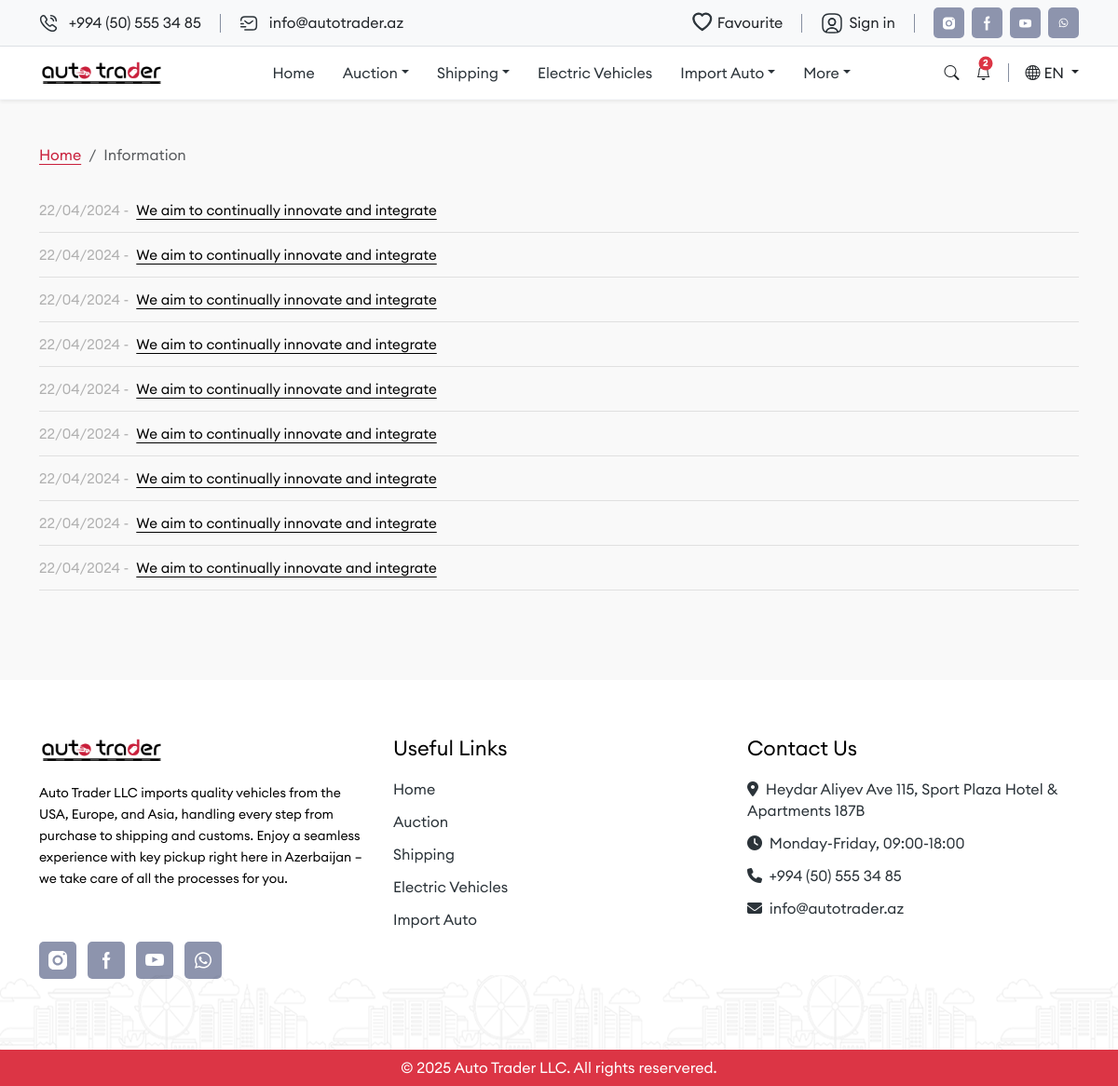
The app's page /information, older data.
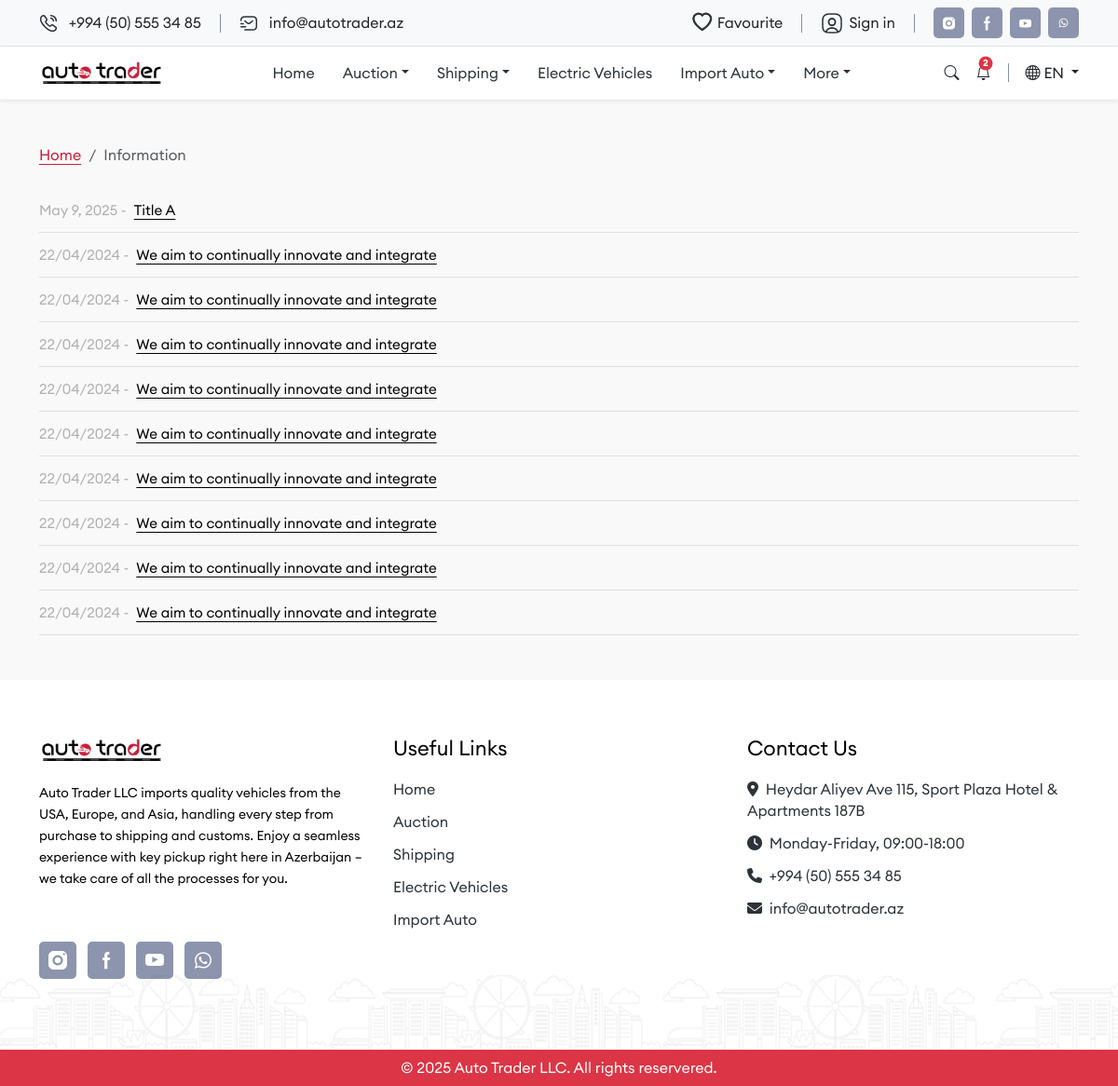
The same page, newer data.
### general/models.py (models this page shows, shortened)
class Information(models.Model):
    title = models.CharField(max_length=255)
    content = models.TextField()
    created_at = models.DateTimeField(auto_now_add=True)
    updated_at = models.DateTimeField(auto_now=True)

### autotrader/views.py (the view)
# urls.py: path('information', views.information, name='information'),
def information(request):
    information = Information.objects.all().order_by("-created_at")
    information_serializer = InformationSerializer(information, many=True)
    return render(request, 'information.html', {"information_data": information_serializer.data})

### autotrader/context_processors.py (called while the page is built)
def menu_items(request):
    return {
        'countries': Country.objects.all()
    }

### general/models.py (called while the page is built)
    def get_updated_at(self, obj):
        return date_format(obj.updated_at, 'F j, Y')  # e.g., "May 13, 2025"

### templates/information.html (shortened to what this page needs)
{% extends "base.html" %}
{% load i18n %}
{% load static %}
{% block content %}
<section>
    <div class="container pt-5">
        <nav aria-label="breadcrumb">
            <ol class="breadcrumb">
                <li class="breadcrumb-item"><a href="/">Home</a></li>
                <li class="breadcrumb-item active" aria-current="page">Information</li>
            </ol>
        </nav>
    </div>
</section>
<section>
    <div class="container mt-4" style="min-height: 60vh;">
      <div class="row mt-3">
        <div class="col-12">
          {% for inf in information_data %}
          <div class="timeline-item d-flex align-items-center">
            <span class="timeline-date me-2"> {{inf.updated_at}} -</span>
            <span class="timeline-text"> {{ inf.title}}</span>
          </div>
          {% endfor %}
          <div class="timeline-item d-flex align-items-center">
            <span class="timeline-date me-2">22/04/2024 -</span>
            <span class="timeline-text">We aim to continually innovate and integrate</span>
          </div>
          <div class="timeline-item d-flex align-items-center">
            <span class="timeline-date me-2">22/04/2024 -</span>
            <span class="timeline-text">We aim to continually innovate and integrate</span>
          </div>
          <div class="timeline-item d-flex align-items-center">
            <span class="timeline-date me-2">22/04/2024 -</span>
            <span class="timeline-text">We aim to continually innovate and integrate</span>
          </div>
          <div class="timeline-item d-flex align-items-center">
            <span class="timeline-date me-2">22/04/2024 -</span>
            <span class="timeline-text">We aim to continually innovate and integrate</span>
          </div>
          <div class="timeline-item d-flex align-items-center">
            <span class="timeline-date me-2">22/04/2024 -</span>
            <span class="timeline-text">We aim to continually innovate and integrate</span>
          </div>
          <div class="timeline-item d-flex align-items-center">
            <span class="timeline-date me-2">22/04/2024 -</span>
            <span class="timeline-text">We aim to continually innovate and integrate</span>
          </div>
          <div class="timeline-item d-flex align-items-center">
            <span class="timeline-date me-2">22/04/2024 -</span>
            <span class="timeline-text">We aim to continually innovate and integrate</span>
          </div>
          <div class="timeline-item d-flex align-items-center">
            <span class="timeline-date me-2">22/04/2024 -</span>
            <span class="timeline-text">We aim to continually innovate and integrate</span>
          </div>
          <div class="timeline-item d-flex align-items-center">
            <span class="timeline-date me-2">22/04/2024 -</span>
            <span class="timeline-text">We aim to continually innovate and integrate</span>
          </div>
        </div>
      </div>
    </div>
</section>
{% endblock %}

### templates/base.html (shortened to what this page needs)
<!DOCTYPE html>
<html lang="{{ LANGUAGE_CODE }}">
    {% load i18n %}
    {% load static %}
<head>
    <link href="https://cdn.jsdelivr.net/npm/bootstrap@5.3.3/dist/css/bootstrap.min.css" rel="stylesheet">
    <link href="https://cdn.jsdelivr.net/npm/bootstrap-icons/font/bootstrap-icons.css" rel="stylesheet">
    <link rel="stylesheet" href="https://cdnjs.cloudflare.com/ajax/libs/font-awesome/6.7.1/css/all.min.css" />
    <link rel="stylesheet" href="{% static '/css/style.css' %}">
    <link  rel="stylesheet"  href="https://cdn.jsdelivr.net/npm/swiper@11/swiper-bundle.min.css"/>
    <link rel="stylesheet" href="{% static '/owlcarousel/dist/assets/owl.carousel.min.css' %}">
    <link rel="stylesheet" href='{% static "/owlcarousel/dist/assets/owl.theme.default.min.css" %}'>
</head>
<body>
    <header class="sticky-top">
        {% include 'partials/header.html' %}
    </header>
    <main>
        {% block content %}{% endblock %}
    </main>
    <footer>
        {% include 'partials/footer.html' %}
    </footer>
</body>
</html>

### templates/partials/header.html (shortened to what this page needs)
    {% load static %}
    {% load i18n %}
    <div class="topnav bg-light py-2 border-bottom d-none d-sm-block " >
        <div class="container d-flex justify-content-between align-items-center contact-info">
            <div class="d-flex gap-3.5 align-items-center">
                <span class="d-flex gap-2.5 align-items-center">
                    +994 (50) 555 34 85
                </span>
                <span class="d-flex gap-2.5 align-items-center">
                    info@autotrader.az
                </span>
            </div>
            <div class="d-flex  gap-3.5  align-items-center">
                <span class="d-flex gap-1.5 align-items-center">
                    <i class="bi bi-heart h5 webkit-text-stroke m-0 text-primary-color"></i>
                    <a href="#" class="text-dark text-decoration-none">Favourite</a>
                </span>
                <span class="d-flex gap-1.5 align-items-center">
                    {% if request.user.is_authenticated %}
                    <span class="">Welcome, {{ request.user.username }}!</span>
                    {% else %}
                        <a href="/accounts/login" class="text-dark text-decoration-none">Sign in</a>
                    {% endif %}
                </span>
                <div class=" d-flex align-items-center gap-2">
                    <a href="#" target="_blank" class="bg-secondary-color topnav-icon-wrapper d-flex align-items-center justify-content-center">
                    </a>
                    <a href="#" target="_blank" class="bg-secondary-color topnav-icon-wrapper d-flex align-items-center justify-content-center">
                        <svg width="7" height="16" viewBox="0 0 7 16" fill="none" xmlns="http://www.w3.org/2000/svg">
                            <path d="M4.375 5.65625V3.78125C4.375 3.26375 4.767 2.84375 5.25 2.84375H6.125V0.5H4.375C2.92513 0.5 1.75 1.75906 1.75 3.3125V5.65625H0V7.99999H1.75V15.5H4.375V7.99999H6.125L7 5.65625H4.375Z" fill="white"/>
                        </svg>
                    </a>
                    <a href="#" target="_blank" class="bg-secondary-color topnav-icon-wrapper d-flex align-items-center justify-content-center">
                    </a>
                    <a href="#" target="_blank" class="bg-secondary-color topnav-icon-wrapper d-flex align-items-center justify-content-center">
                    </a>
                </div>
            </div>
        </div>
    </div>
    <nav class="navbar navbar-expand-lg navbar-light bg-white shadow-sm "  >
        <div class="container">
            <a class="navbar-brand" href="/">
                <img src='{% static "images/logo.png" %}' alt="Autotrader Logo" height="30">
            </a>
            <div class="collapse navbar-collapse" id="navbarNav">
                <ul class="navbar-nav mx-auto mb-2 mb-lg-0 d-flex text-start custom-navbar d-flex align-items-center gap-3.5">
                    <li class="nav-item text-start">
                        <a class="nav-link nav-link-spacing text-primary-color" href="/">Home</a>
                    </li>
                    <li class="nav-item dropdown">
                        <a class="nav-link dropdown-toggle nav-link-spacing text-primary-color" href="#" data-bs-toggle="dropdown">Auction</a>
                    </li>
                    <li class="nav-item dropdown">
                        <a class="nav-link dropdown-toggle nav-link-spacing text-primary-color" href="#" data-bs-toggle="dropdown">Shipping</a>
                    </li>
                    <li class="nav-item text-start">
                        <a class="nav-link nav-link-spacing text-primary-color" href="/search-results?fuel=3">Electric Vehicles</a>
                    </li>
                    <li class="nav-item dropdown">
                        <a class="nav-link dropdown-toggle nav-link-spacing text-primary-color" href="/normal-car-details" data-bs-toggle="dropdown">Import Auto</a>
                    </li>
                    <li class="nav-item dropdown">
                        <a class="nav-link dropdown-toggle nav-link-spacing text-primary-color" href="#" data-bs-toggle="dropdown">More</a>
                    </li>
                </ul>
                <div class="d-none d-md-flex align-items-center" style="gap:18px">
                    <a  data-bs-toggle="modal" data-bs-target="#searchModal">
                        <i class="bi bi-search text-dark fw-bold"></i>
                    </a>
                    <div class="nav-item dropdown">
                        <a href="#" class="position-relative" data-bs-toggle="dropdown">
                            <i class="bi bi-bell text-dark fw-bold"></i>
                            <span class="position-absolute top-0 translate-middle badge rounded-pill bg-danger notification-number">2</span>
                        </a>
                    </div>
                    <div class="dropdown">
                        <form method="post" action="{% url 'set_language' %}">
                            <a class="text-dark dropdown-toggle" href="#" data-bs-toggle="dropdown" style="text-decoration: none;">
                                <i class="bi bi-globe"></i> EN
                            </a>
                        </form>
                    </div>
                </div>
            </div>
        </div>
    </nav>

### templates/partials/footer.html (shortened to what this page needs)
{% load static %}
{% load i18n %}
<section class="bg-light text-dark mt-5 " style="background-color: white !important;padding-top: 60px;">
    <div class="position-relative">
        <img src='{% static "images/assets/footer-banner.png" %}' alt="Footer Banner" height="80" class="footer-banner">
        <div class="container d-none d-md-block" style="padding-bottom: 60px;">
            <div class="row text-center text-md-start ">
                <div class="col-md-4 mb-3">
                    <img src='{% static "images/logo.png" %}' alt="Autotrader Logo" height="30">
                    <p class="text-sm" style="color: black;padding-bottom: 40px;margin-top: 20px;">
                        {% trans "Auto Trader LLC imports quality vehicles from the USA, Europe, and Asia, handling every step from purchase to shipping and customs. Enjoy a seamless experience with key pickup right here in Azerbaijan – we take care of all the processes for you." %}
                    </p>
                    <div class="d-flex justify-content-center justify-content-md-start gap-2">
                    </div>
                </div>
                <div class="col-md-4 mb-3">
                    <h5 class="font-medium" style="font-size: 22px;color: black;padding-bottom: 20px;margin: 0 !important;">{% trans "Useful Links" %}</h5>
                    <ul class="list-unstyled d-flex flex-column gap-2.5">
                        <li><a href="#" class="text-primary-color fs-6 text-decoration-none">{% trans "Home" %}</a></li>
                        <li><a href="#" class="text-primary-color fs-6 text-decoration-none">{% trans "Auction" %}</a></li>
                        <li><a href="#" class="text-primary-color fs-6 text-decoration-none">{% trans "Shipping" %}</a></li>
                        <li><a href="#" class="text-primary-color fs-6 text-decoration-none">{% trans "Electric Vehicles" %}</a></li>
                        <li><a href="#" class="text-primary-color fs-6 text-decoration-none">{% trans "Import Auto" %}</a></li>
                    </ul>
                </div>
                <div class="col-md-4 mb-3">
                    <h5 class="font-medium" style="font-size: 22px;color: black;padding-bottom: 20px;margin: 0 !important;">{% trans "Contact Us" %}</h5>
                    <div class="d-flex flex-column gap-2.5">
                        <p class="text-primary-color fs-6 m-0"><i class="fas fa-map-marker-alt me-1"></i> {% trans "Heydar Aliyev Ave 115, Sport Plaza Hotel & Apartments 187B" %}</p>
                        <p class="text-primary-color fs-6 m-0"><i class="fas fa-clock me-1"></i> {% trans "Monday-Friday, 09:00-18:00" %}</p>
                        <p class="text-primary-color fs-6 m-0"><i class="fas fa-phone me-1"></i> {% trans "+994 (50) 555 34 85" %}</p>
                        <p class="text-primary-color fs-6 m-0"><i class="fas fa-envelope me-1"></i> {% trans "info@autotrader.az" %}</p>
                    </div>
                </div>
            </div>
        </div>
    </div>
  <div class="container-fluid bg-danger text-white text-center py-2">
      © 2025 Auto Trader LLC.
    All rights reservered.
  </div>
</section>

### static/css/style.css (style rules this page uses)
:root { --primary_red: #C91F3B; --primary-blue: #0099FF; --text_color: #666666; --secondary_color_1: #FFFFFF; --secondary_color_2: #F8F9FD; --success_color: #22CA46; --error_color: #FAE9EB66; --primary_black_color: #2B3339; --primary__light_red_color: #FAE9EB; }
body, header { font-family: 'Euclid Circular A', sans-serif; font-weight: 500; line-height: 23px; text-align: center; text-underline-position: from-font; text-decoration-skip-ink: none; }
body { background-color: #F8F9FD; }
.text-primary-color { color: #2B3339; }
.notification-number { width: 15px; height: 15px; font-size: 10px !important; display: flex; justify-content: center; align-items: center; padding: 0 !important; left: 65%; }
.bg-secondary-color { background-color: #8D94AD; }
.topnav-icon-wrapper { padding: 10px; border-radius: 5px; width: 33px; height: 33px; }
.nav-link-spacing { padding: 5px !important; }
.webkit-text-stroke { -webkit-text-stroke-width: 1px; }
.gap-1\.5 { gap: 0.375rem !important; }
.gap-3\.5 { gap: 1.25rem !important; }
.gap-2\.5 { gap: 0.75rem !important; }
.text-sm { font-size: 14px !important; }
.font-medium { font-weight: 500 !important; }
.topnav { background: #F8F9FD; font-style: normal; font-size: 16px; font-weight: 500; line-height: 23px; text-align: center; text-underline-position: from-font; text-decoration-skip-ink: none; }
.navbar { background: #FFFFFF; border-bottom: 1px solid #F8F9FD; }
body { background: #F9F9F9 !important; font-family: 'Euclid Circular A', sans-serif; }
h1, h2, h3, h4, h5, h6 { font-family: 'Euclid Circular A', sans-serif; }
p { font-family: 'Euclid Circular A', sans-serif; }
.breadcrumb-item>a { color: var(--primary_red) !important; }

### templates/information.html (style rules this page uses)
.timeline-item { border-bottom: 1px solid #e0e0e0; padding: 12px 0; }
.timeline-date { color: #b0b0b0; font-weight: 500; font-size: 0.95rem; }
.timeline-text { text-decoration: underline; color: #000; font-size: 0.95rem; }

### templates/partials/footer.html (style rules this page uses)
.footer-banner { width: 100%; position: absolute; bottom: 0; left: 0; }

Row changes from the older to the newer data that the page shows:
added Information: updated_at "May 9, 2025", title "Title A"
